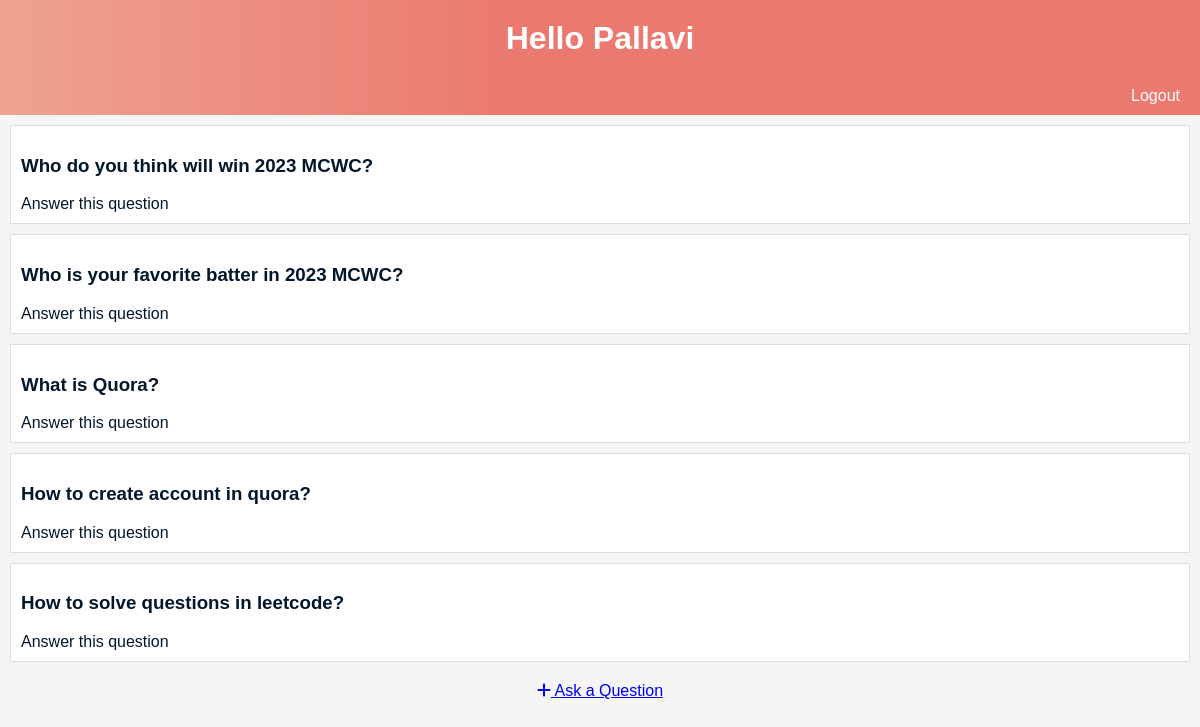
Screenshot of /questions/ (signed in) with the database file from the repository.
### quora_app/models.py (models this page shows)
class Question(models.Model):
    title = models.CharField(max_length=200)
    user = models.ForeignKey(User, on_delete=models.CASCADE)
    created_at = models.DateTimeField(auto_now_add=True)

### quora_app/views.py (the view)
# urls.py: path('questions/', views.question_list, name='question_list'),
def question_list(request):
    questions = Question.objects.all()
    return render(request, 'question_list.html', {'questions': questions})

### quora_app/templates/question_list.html (shortened to what this page needs)
<!DOCTYPE html>
<html>
<head>
    <link rel="stylesheet" href="https://cdnjs.cloudflare.com/ajax/libs/font-awesome/6.3.0/css/all.min.css">
</head>
<body>
<h1>Hello {{ request.user|title }}</h1>
<div id="navigation">
    {% if user.is_authenticated %}
        <a href="{% url 'user_logout' %}">Logout</a>
    {% else %}
        <a href="{% url 'user_login' %}">Login</a>
        <a href="{% url 'user_register' %}">Register</a>
    {% endif %}
</div>
{% for question in questions %}
    <div class="task-wrapper">
        <div class="task-title">
            <h3><a class="task-link" href="{% url 'question_detail' question.id %}">{{ question.title }}</a></h3>
        </div>
        <a class="task-link" href="{% url 'answer_question' question.id %}">Answer this question</a>
    </div>
{% endfor %}
<div class="ask-button">
    <a href="{% url 'ask_question' %}" class="btn btn-primary"><i class="fas fa-plus"></i> Ask a Question</a>
</div>
</body>
</html>

### quora_app/templates/question_list.html (style rules this page uses)
body { font-family: Arial, sans-serif; margin: 0; padding: 0; background-color: #f5f5f5; }
h1 { text-align: center; background: linear-gradient(90deg, #EEA390 0%, #EB796F 43%, #EB796F 100%); color: #fff; padding: 20px; margin: 0; }
#navigation { background: linear-gradient(90deg, #EEA390 0%, #EB796F 43%, #EB796F 100%); color: #fff; padding: 10px; text-align: right; }
#navigation a { text-decoration: none; color: #fff; margin: 10px; }
.task-wrapper { background-color: #fff; margin: 10px; padding: 10px; border: 1px solid #ddd; }
.task-title { margin-bottom: 10px; }
.task-link { text-decoration: none; color: #02172b; }
.ask-button { text-align: center; margin: 20px 0; }

### rows the page displays
Question: title "Who do you think will win 2023 MCWC?"
Question: title "Who is your favorite batter in 2023 MCWC?"
Question: title "What is Quora?"
Question: title "How to create account in quora?"
Question: title "How to solve questions in leetcode?"

### other values shown
{{ request.user|title }} "Pallavi"
